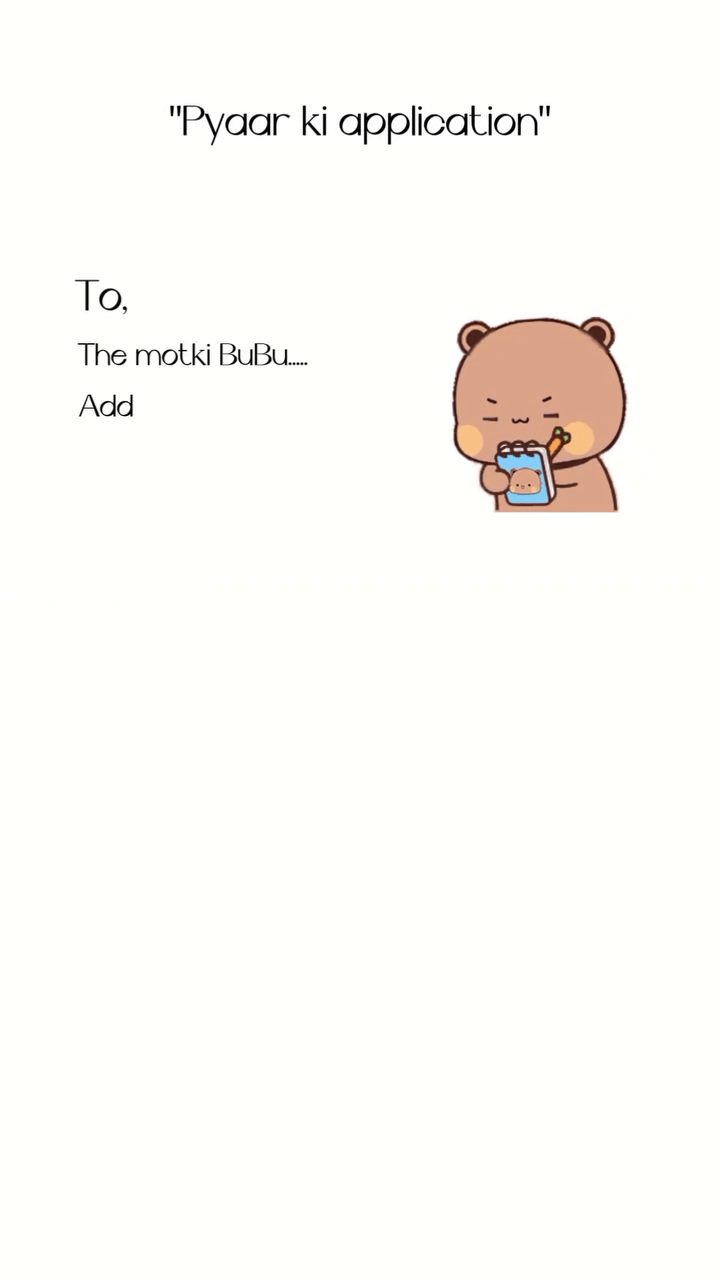
#> input picture frame 61 of resources/video.mp4, 720 x 1280 px, given in place of D:ideo.mp4, which was not available
$ python videocapture.py
#> lines starting #> are read from the running program, lines starting #| are printed output that depends on the picture; pictures that were not available may be replaced by others from this repository, and a replacement may not be noted
# -*- coding: utf-8 -*-
import cv2
cap = cv2.VideoCapture("D:\video.mp4")
print("capture",cap)
'''
while True:
    ret,frame = capture.read()
    resized_frame = cv2.resize(frame, (700, 450))  # Adjust dimensions as needed

    cv2.imshow("frame",resized_frame)
    k = cv2.waitKey(25)
    if k == ord('s'):
        break

capture.release()
cv2.destroyAllWindows()
'''


while True:
    ret, frame = cap.read()   #here read the frame
#> frame is the input picture: shape (1280, 720, 3); mean B, G, R 246.8, 250.4, 251.8
    #get height and width of frame
    print("Width ==>",cv2.CAP_PROP_FRAME_WIDTH)
    print("Height==>",cv2.CAP_PROP_FRAME_HEIGHT)

    frame = cv2.resize(frame,(700,450))
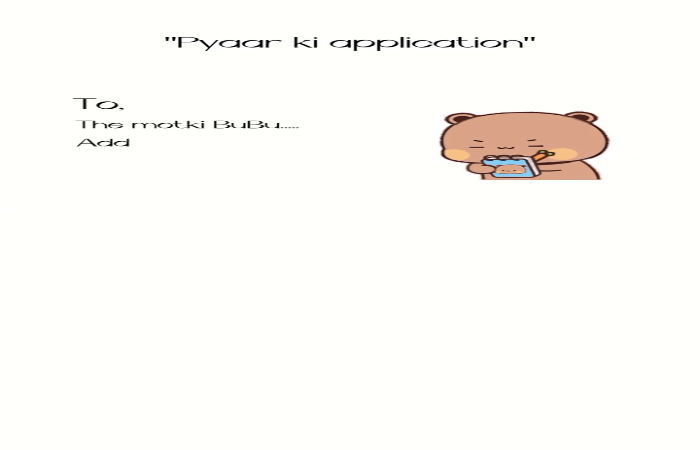
#> frame: shape (450, 700, 3); mean B, G, R 246.8, 250.4, 251.9
    gray  = cv2.cvtColor(frame,cv2.COLOR_BGR2GRAY)
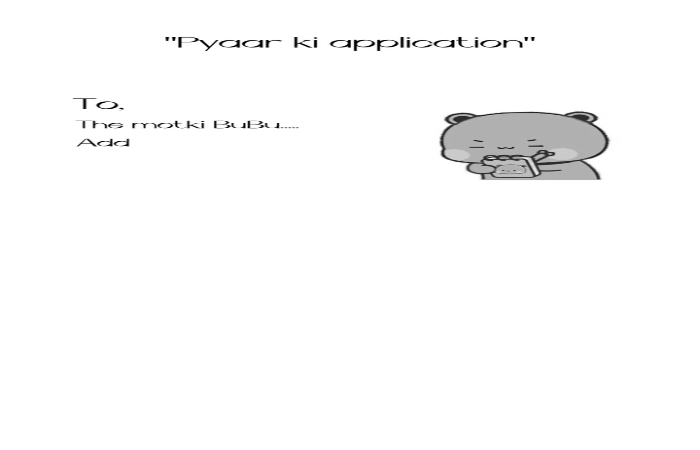
#> gray: shape (450, 700); min 0, max 255, mean 250.7
    frame = cv2.flip(frame,-1)
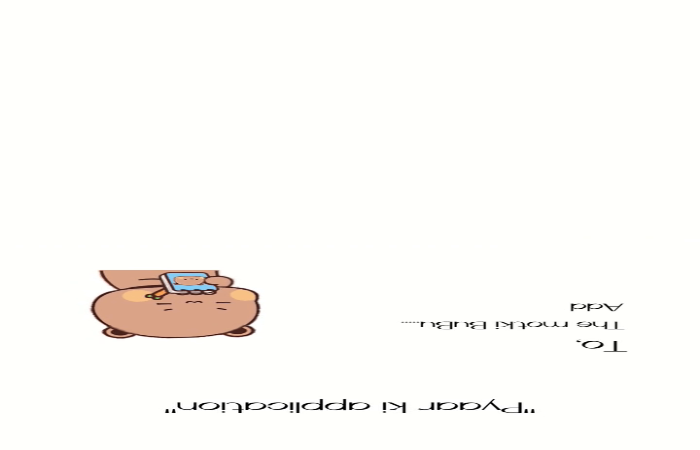
#> frame: shape (450, 700, 3); mean B, G, R 246.8, 250.4, 251.9
    cv2.imshow('Colorframe',frame)
    cv2.imshow("Gray Frame",gray)
    if cv2.waitKey(25) & 0xFF == ord('q'):   #press to exit
#> (key q is pressed here)
        break

# Release everything if job is finished
cap.release()
cv2.destroyAllWindows()

$ run again, starting later in the video
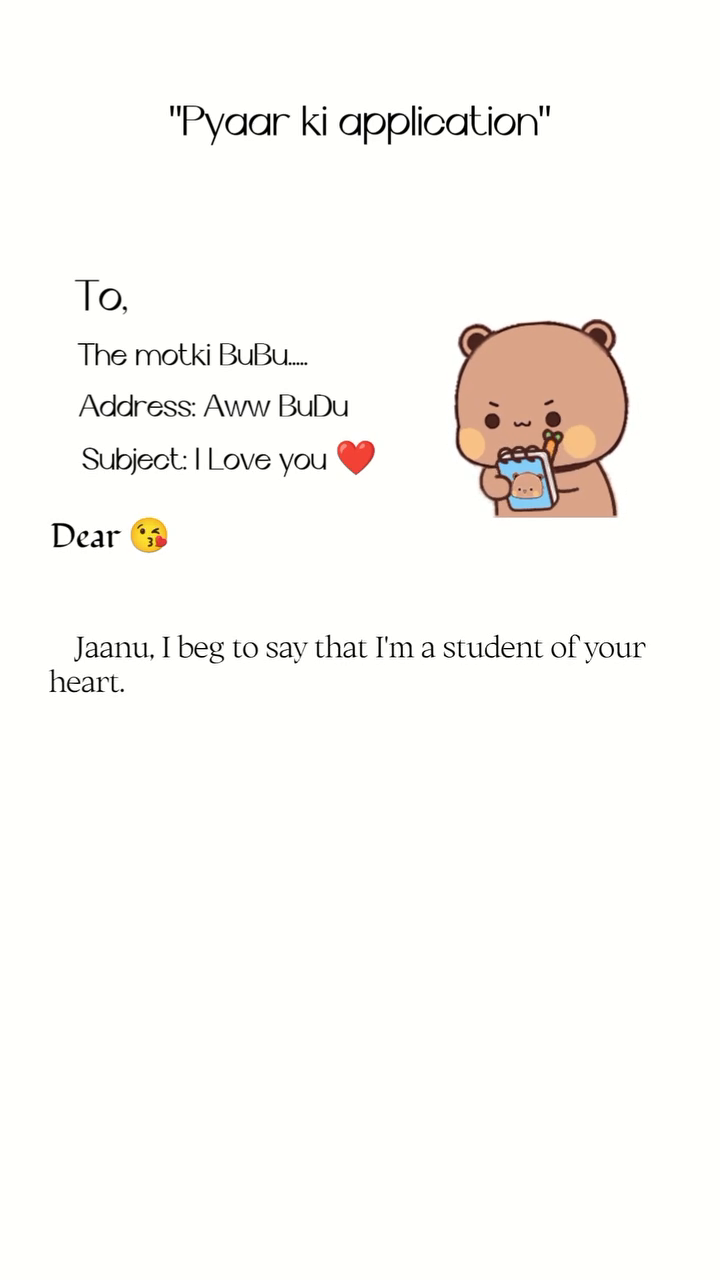
#> input picture frame 276 of resources/video.mp4, 720 x 1280 px, given in place of D:ideo.mp4, which was not available
#> frame is the input picture: shape (1280, 720, 3); mean B, G, R 244.8, 248.6, 250.3
#> `gray  = cv2.cvtColor(frame,cv2.COLOR_BGR2GRAY)`:
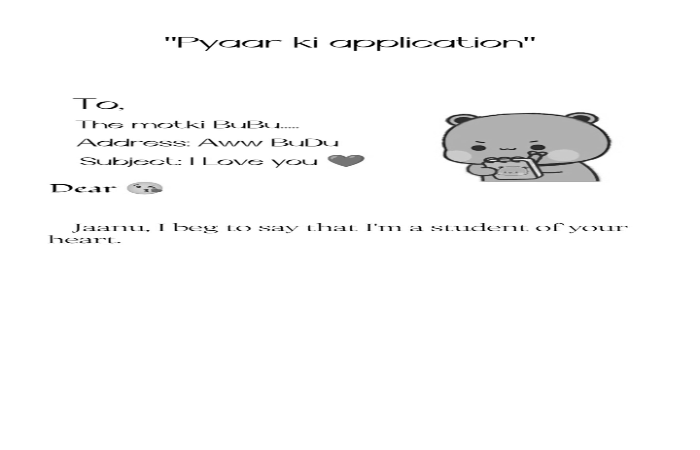
#> gray: shape (450, 700); min 0, max 255, mean 249.1
#> `frame = cv2.flip(frame,-1)`:
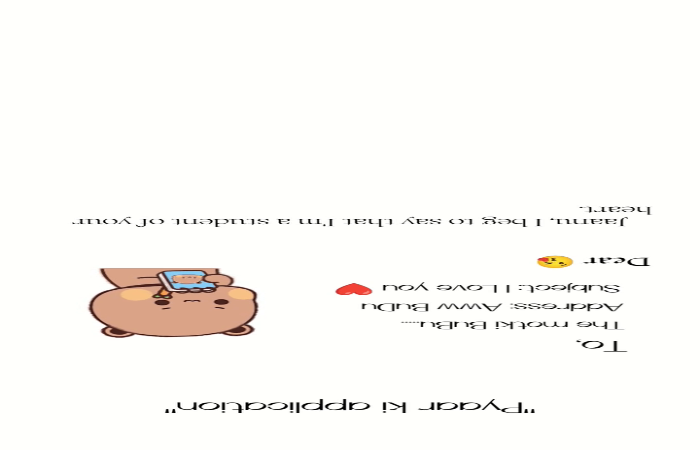
#> frame: shape (450, 700, 3); mean B, G, R 244.9, 248.7, 250.4

$ run again, starting later in the video
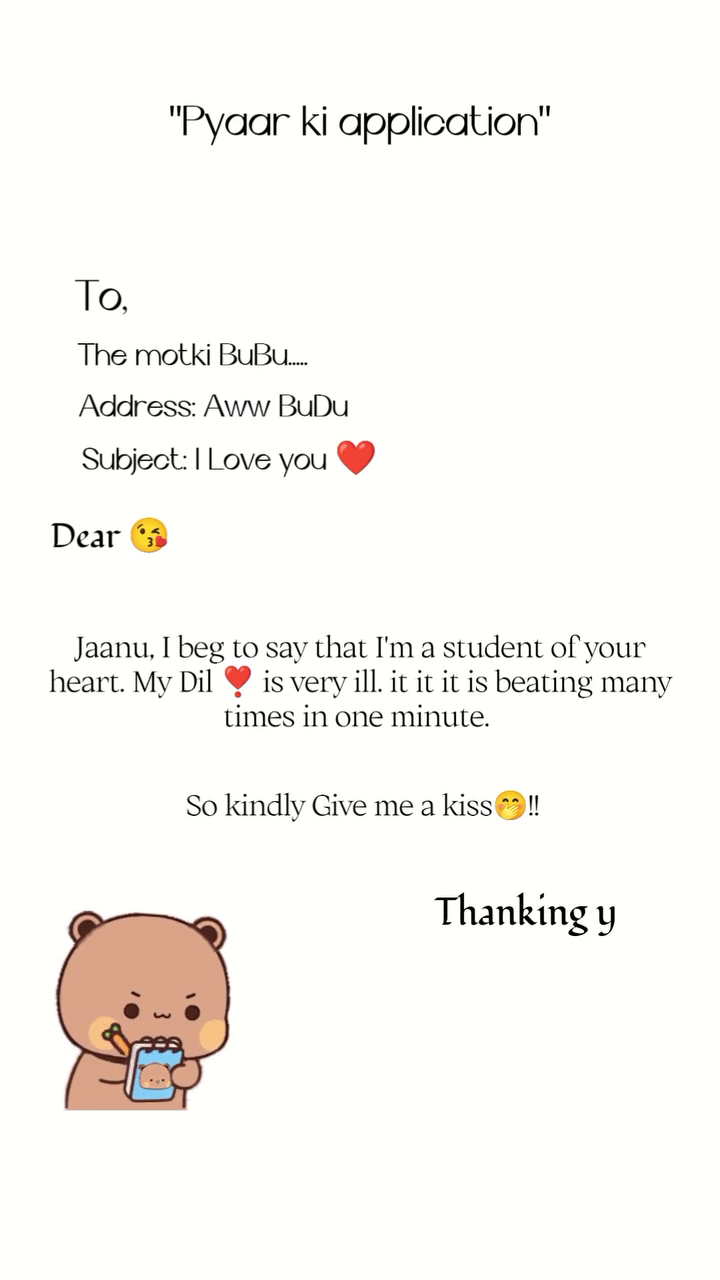
#> input picture frame 492 of resources/video.mp4, 720 x 1280 px, given in place of D:ideo.mp4, which was not available
#> frame is the input picture: shape (1280, 720, 3); mean B, G, R 242.9, 246.7, 248.6
#> `gray  = cv2.cvtColor(frame,cv2.COLOR_BGR2GRAY)`:
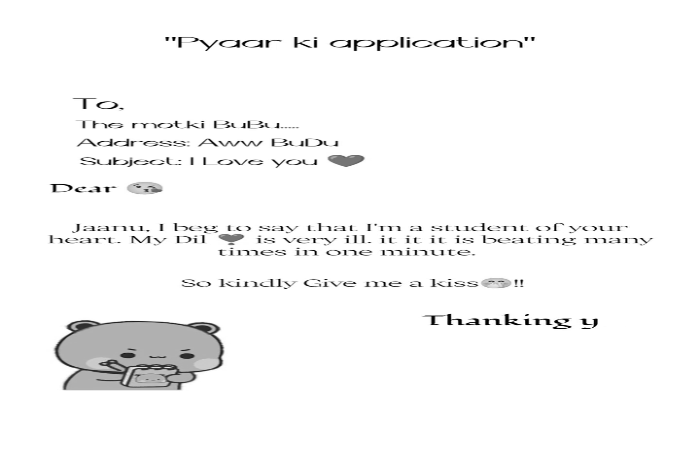
#> gray: shape (450, 700); min 0, max 255, mean 247.3
#> `frame = cv2.flip(frame,-1)`:
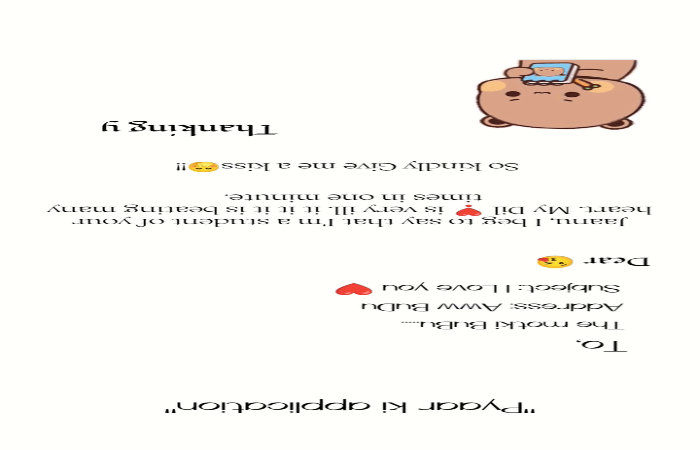
#> frame: shape (450, 700, 3); mean B, G, R 243, 246.8, 248.7
